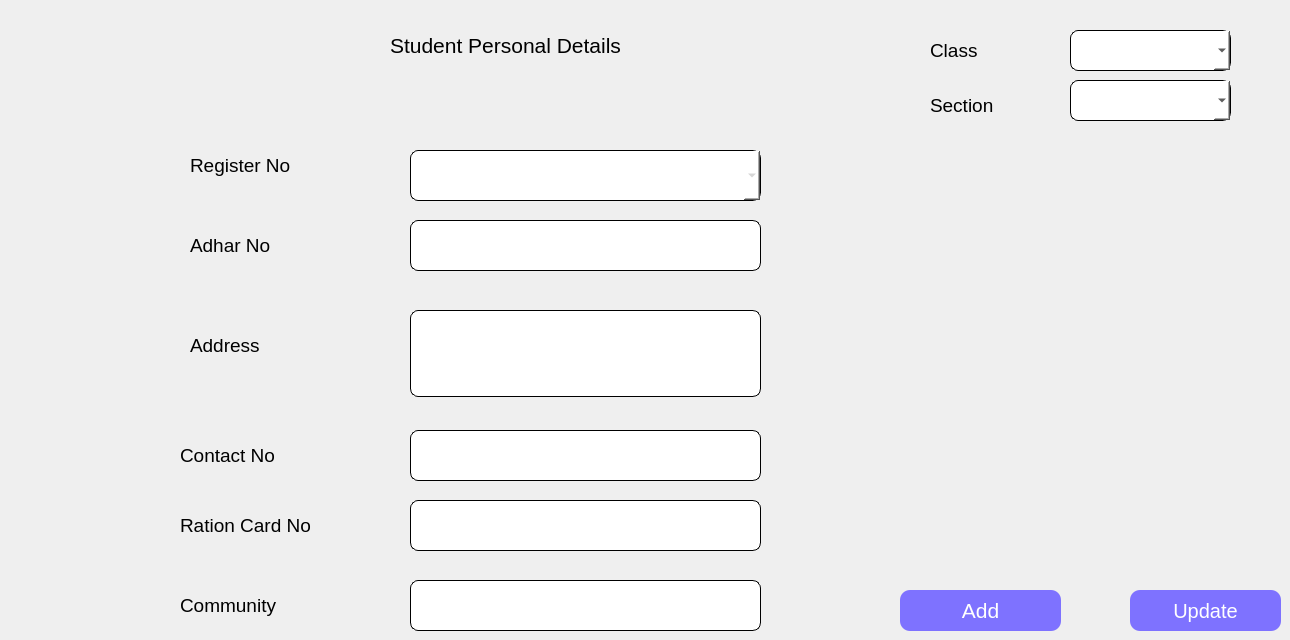
                <widget class="QWidget" name="page_6">
                 <widget class="QLabel" name="label_12">
                  <property name="geometry">
                   <rect>
                    <x>390</x>
                    <y>10</y>
                    <width>391</width>
                    <height>71</height>
                   </rect>
                  </property>
                  <property name="font">
                   <font>
                    <pointsize>16</pointsize>
                   </font>
                  </property>
                  <property name="text">
                   <string>Student Personal Details</string>
                  </property>
                 </widget>
                 <widget class="QLabel" name="label">
                  <property name="geometry">
                   <rect>
                    <x>190</x>
                    <y>330</y>
                    <width>191</width>
                    <height>31</height>
                   </rect>
                  </property>
                  <property name="font">
                   <font>
                    <pointsize>14</pointsize>
                   </font>
                  </property>
                  <property name="text">
                   <string>Address</string>
                  </property>
                 </widget>
                 <widget class="QLabel" name="label_2">
                  <property name="geometry">
                   <rect>
                    <x>180</x>
                    <y>440</y>
                    <width>191</width>
                    <height>31</height>
                   </rect>
                  </property>
                  <property name="font">
                   <font>
                    <pointsize>14</pointsize>
                   </font>
                  </property>
                  <property name="text">
                   <string>Contact No</string>
                  </property>
                 </widget>
                 <widget class="QLabel" name="label_3">
                  <property name="geometry">
                   <rect>
                    <x>180</x>
                    <y>510</y>
                    <width>191</width>
                    <height>31</height>
                   </rect>
                  </property>
                  <property name="font">
                   <font>
                    <pointsize>14</pointsize>
                   </font>
                  </property>
                  <property name="text">
                   <string>Ration Card No</string>
                  </property>
                 </widget>
                 <widget class="QLabel" name="label_4">
                  <property name="geometry">
                   <rect>
                    <x>180</x>
                    <y>590</y>
                    <width>191</width>
                    <height>31</height>
                   </rect>
                  </property>
                  <property name="font">
                   <font>
                    <pointsize>14</pointsize>
                   </font>
                  </property>
                  <property name="text">
                   <string>Community</string>
                  </property>
                 </widget>
                 <widget class="QLabel" name="label_5">
                  <property name="geometry">
                   <rect>
                    <x>190</x>
                    <y>230</y>
                    <width>191</width>
                    <height>31</height>
                   </rect>
                  </property>
                  <property name="font">
                   <font>
                    <pointsize>14</pointsize>
                   </font>
                  </property>
                  <property name="text">
                   <string>Adhar No</string>
                  </property>
                 </widget>
                 <widget class="QLineEdit" name="std_pd_add_adhaar_no">
                  <property name="geometry">
                   <rect>
                    <x>410</x>
                    <y>220</y>
                    <width>351</width>
                    <height>51</height>
                   </rect>
                  </property>
                  <property name="font">
                   <font>
                    <pointsize>12</pointsize>
                   </font>
                  </property>
                  <property name="styleSheet">
                   <string notr="true">background-color: rgb(255, 255, 255);
border-radius : 8px;
border-color: rgb(0, 0, 0);
border: 1px solid black
</string>
                  </property>
                  <property name="inputMethodHints">
                   <set>Qt::ImhNone</set>
                  </property>
                  <property name="maxLength">
                   <number>12</number>
                  </property>
                 </widget>
                 <widget class="QTextEdit" name="std_pd_address_no">
                  <property name="geometry">
                   <rect>
                    <x>410</x>
                    <y>310</y>
                    <width>351</width>
                    <height>87</height>
                   </rect>
                  </property>
                  <property name="font">
                   <font>
                    <pointsize>12</pointsize>
                   </font>
                  </property>
                  <property name="styleSheet">
                   <string notr="true">background-color: rgb(255, 255, 255);
border-radius : 8px;
border-color: rgb(0, 0, 0);
border: 1px solid black
</string>
                  </property>
                 </widget>
                 <widget class="QLineEdit" name="std_pd_contact_no">
                  <property name="geometry">
                   <rect>
                    <x>410</x>
                    <y>430</y>
                    <width>351</width>
                    <height>51</height>
                   </rect>
                  </property>
                  <property name="font">
                   <font>
                    <pointsize>12</pointsize>
                   </font>
                  </property>
                  <property name="styleSheet">
                   <string notr="true">background-color: rgb(255, 255, 255);
border-radius : 8px;
border-color: rgb(0, 0, 0);
border: 1px solid black
</string>
                  </property>
                  <property name="maxLength">
                   <number>12</number>
                  </property>
                 </widget>
                 <widget class="QLineEdit" name="std_pd_ration_card_no">
                  <property name="geometry">
                   <rect>
                    <x>410</x>
                    <y>500</y>
                    <width>351</width>
                    <height>51</height>
                   </rect>
                  </property>
                  <property name="font">
                   <font>
                    <pointsize>12</pointsize>
                   </font>
                  </property>
                  <property name="styleSheet">
                   <string notr="true">background-color: rgb(255, 255, 255);
border-radius : 8px;
border-color: rgb(0, 0, 0);
border: 1px solid black
</string>
                  </property>
                  <property name="maxLength">
                   <number>12</number>
                  </property>
                 </widget>
                 <widget class="QLineEdit" name="std_pd_community_no">
                  <property name="geometry">
                   <rect>
                    <x>410</x>
                    <y>580</y>
                    <width>351</width>
                    <height>51</height>
                   </rect>
                  </property>
                  <property name="font">
                   <font>
                    <pointsize>12</pointsize>
                   </font>
                  </property>
                  <property name="styleSheet">
                   <string notr="true">background-color: rgb(255, 255, 255);
border-radius : 8px;
border-color: rgb(0, 0, 0);
border: 1px solid black
</string>
                  </property>
                  <property name="maxLength">
                   <number>12</number>
                  </property>
                 </widget>
                 <widget class="QPushButton" name="std_pd_add_btn">
                  <property name="geometry">
                   <rect>
                    <x>900</x>
                    <y>590</y>
                    <width>161</width>
                    <height>41</height>
                   </rect>
                  </property>
                  <property name="font">
                   <font>
                    <pointsize>16</pointsize>
                   </font>
                  </property>
                  <property name="styleSheet">
                   <string notr="true">background-color: rgb(126, 114, 255);
color: rgb(255, 255, 255);
border-radius : 10;</string>
                  </property>
                  <property name="text">
                   <string>Add</string>
                  </property>
                 </widget>
                 <widget class="QPushButton" name="std_pd_update_btn">
                  <property name="geometry">
                   <rect>
                    <x>1130</x>
                    <y>590</y>
                    <width>151</width>
                    <height>41</height>
                   </rect>
                  </property>
                  <property name="font">
                   <font>
                    <pointsize>15</pointsize>
                   </font>
                  </property>
                  <property name="styleSheet">
                   <string notr="true">background-color: rgb(126, 114, 255);
color: rgb(255, 255, 255);
border-radius : 10;</string>
                  </property>
                  <property name="text">
                   <string>Update</string>
                  </property>
                 </widget>
                 <widget class="QComboBox" name="std_pd_section_cb">
                  <property name="geometry">
                   <rect>
                    <x>1070</x>
                    <y>80</y>
                    <width>161</width>
                    <height>41</height>
                   </rect>
                  </property>
                  <property name="font">
                   <font>
                    <pointsize>14</pointsize>
                   </font>
                  </property>
                  <property name="styleSheet">
                   <string notr="true">background-color: rgb(255, 255, 255);
border-radius : 8px;
border-color: rgb(0, 0, 0);
border: 1px solid black;
</string>
                  </property>
                 </widget>
                 <widget class="QLabel" name="label_28">
                  <property name="geometry">
                   <rect>
                    <x>930</x>
                    <y>90</y>
                    <width>111</width>
                    <height>31</height>
                   </rect>
                  </property>
                  <property name="font">
                   <font>
                    <pointsize>14</pointsize>
                   </font>
                  </property>
                  <property name="text">
                   <string>Section</string>
                  </property>
                 </widget>
                 <widget class="QComboBox" name="std_pd_class_cb">
                  <property name="geometry">
                   <rect>
                    <x>1070</x>
                    <y>30</y>
                    <width>161</width>
                    <height>41</height>
                   </rect>
                  </property>
                  <property name="font">
                   <font>
                    <pointsize>14</pointsize>
                   </font>
                  </property>
                  <property name="styleSheet">
                   <string notr="true">background-color: rgb(255, 255, 255);
border-radius : 8px;
border-color: rgb(0, 0, 0);
border: 1px solid black;
</string>
                  </property>
                 </widget>
                 <widget class="QLabel" name="label_29">
                  <property name="geometry">
                   <rect>
                    <x>930</x>
                    <y>40</y>
                    <width>111</width>
                    <height>21</height>
                   </rect>
                  </property>
                  <property name="font">
                   <font>
                    <pointsize>14</pointsize>
                   </font>
                  </property>
                  <property name="text">
                   <string>Class</string>
                  </property>
                 </widget>
                 <widget class="QLabel" name="label_56">
                  <property name="geometry">
                   <rect>
                    <x>190</x>
                    <y>150</y>
                    <width>191</width>
                    <height>31</height>
                   </rect>
                  </property>
                  <property name="font">
                   <font>
                    <pointsize>14</pointsize>
                   </font>
                  </property>
                  <property name="text">
                   <string>Register No</string>
                  </property>
                 </widget>
                 <widget class="QComboBox" name="std_pd_register_no_e">
                  <property name="enabled">
                   <bool>false</bool>
                  </property>
                  <property name="geometry">
                   <rect>
                    <x>410</x>
                    <y>150</y>
                    <width>351</width>
                    <height>51</height>
                   </rect>
                  </property>
                  <property name="font">
                   <font>
                    <pointsize>12</pointsize>
                   </font>
                  </property>
                  <property name="styleSheet">
                   <string notr="true">background-color: rgb(255, 255, 255);
border-radius : 8px;
border-color: rgb(0, 0, 0);
border: 1px solid black
</string>
                  </property>
                 </widget>
                </widget>
